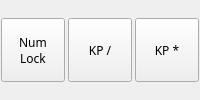
                       <widget class="QWidget" name="numRow0_2" native="true">
                        <property name="sizePolicy">
                         <sizepolicy hsizetype="Preferred" vsizetype="Preferred">
                          <horstretch>0</horstretch>
                          <verstretch>0</verstretch>
                         </sizepolicy>
                        </property>
                        <layout class="QHBoxLayout" name="horizontalLayout_34">
                         <property name="spacing">
                          <number>2</number>
                         </property>
                         <property name="leftMargin">
                          <number>0</number>
                         </property>
                         <property name="topMargin">
                          <number>0</number>
                         </property>
                         <property name="rightMargin">
                          <number>0</number>
                         </property>
                         <property name="bottomMargin">
                          <number>0</number>
                         </property>
                         <item>
                          <widget class="QPushButton" name="btn_numlk">
                           <property name="sizePolicy">
                            <sizepolicy hsizetype="Fixed" vsizetype="Fixed">
                             <horstretch>0</horstretch>
                             <verstretch>0</verstretch>
                            </sizepolicy>
                           </property>
                           <property name="minimumSize">
                            <size>
                             <width>64</width>
                             <height>64</height>
                            </size>
                           </property>
                           <property name="maximumSize">
                            <size>
                             <width>64</width>
                             <height>64</height>
                            </size>
                           </property>
                           <property name="font">
                            <font>
                             <family>TF2 Build</family>
                             <italic>false</italic>
                             <bold>false</bold>
                             <stylestrategy>PreferDefault</stylestrategy>
                            </font>
                           </property>
                           <property name="cursor">
                            <cursorShape>PointingHandCursor</cursorShape>
                           </property>
                           <property name="text">
                            <string>Num
Lock</string>
                           </property>
                           <property name="autoRepeat">
                            <bool>false</bool>
                           </property>
                           <attribute name="buttonGroup">
                            <string notr="true">keybButtons</string>
                           </attribute>
                          </widget>
                         </item>
                         <item>
                          <widget class="QPushButton" name="btn_kpslsh">
                           <property name="sizePolicy">
                            <sizepolicy hsizetype="Fixed" vsizetype="Fixed">
                             <horstretch>0</horstretch>
                             <verstretch>0</verstretch>
                            </sizepolicy>
                           </property>
                           <property name="minimumSize">
                            <size>
                             <width>64</width>
                             <height>64</height>
                            </size>
                           </property>
                           <property name="maximumSize">
                            <size>
                             <width>64</width>
                             <height>64</height>
                            </size>
                           </property>
                           <property name="font">
                            <font>
                             <family>TF2 Build</family>
                             <italic>false</italic>
                             <bold>false</bold>
                             <stylestrategy>PreferDefault</stylestrategy>
                            </font>
                           </property>
                           <property name="cursor">
                            <cursorShape>PointingHandCursor</cursorShape>
                           </property>
                           <property name="text">
                            <string>KP /</string>
                           </property>
                           <property name="autoRepeat">
                            <bool>false</bool>
                           </property>
                           <property name="autoDefault">
                            <bool>false</bool>
                           </property>
                           <property name="default">
                            <bool>false</bool>
                           </property>
                           <property name="flat">
                            <bool>false</bool>
                           </property>
                           <attribute name="buttonGroup">
                            <string notr="true">keybButtons</string>
                           </attribute>
                          </widget>
                         </item>
                         <item>
                          <widget class="QPushButton" name="btn_kpmult">
                           <property name="sizePolicy">
                            <sizepolicy hsizetype="Fixed" vsizetype="Fixed">
                             <horstretch>0</horstretch>
                             <verstretch>0</verstretch>
                            </sizepolicy>
                           </property>
                           <property name="minimumSize">
                            <size>
                             <width>64</width>
                             <height>64</height>
                            </size>
                           </property>
                           <property name="maximumSize">
                            <size>
                             <width>64</width>
                             <height>64</height>
                            </size>
                           </property>
                           <property name="font">
                            <font>
                             <family>TF2 Build</family>
                             <italic>false</italic>
                             <bold>false</bold>
                             <stylestrategy>PreferDefault</stylestrategy>
                            </font>
                           </property>
                           <property name="cursor">
                            <cursorShape>PointingHandCursor</cursorShape>
                           </property>
                           <property name="text">
                            <string>KP *</string>
                           </property>
                           <property name="autoRepeat">
                            <bool>false</bool>
                           </property>
                           <property name="autoDefault">
                            <bool>false</bool>
                           </property>
                           <property name="default">
                            <bool>false</bool>
                           </property>
                           <property name="flat">
                            <bool>false</bool>
                           </property>
                           <attribute name="buttonGroup">
                            <string notr="true">keybButtons</string>
                           </attribute>
                          </widget>
                         </item>
                        </layout>
                       </widget>
